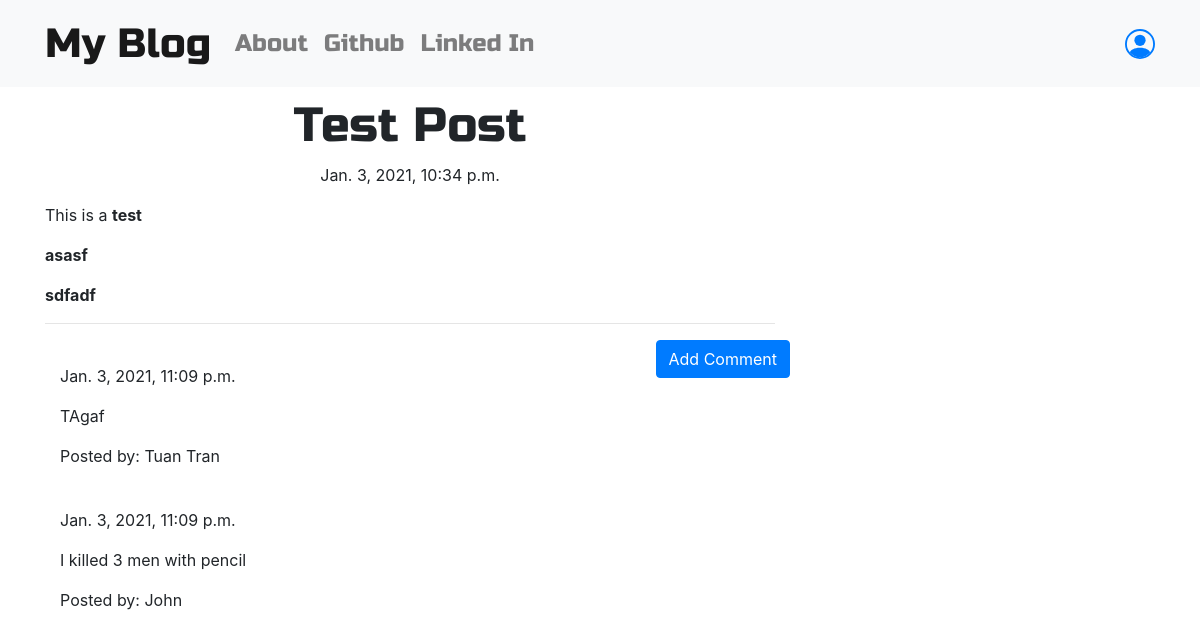
The app's page /post/1/ with its own data.
### blog/models.py (models this page shows, shortened)
class Post(models.Model):
    author=models.ForeignKey("auth.User", on_delete=models.CASCADE)
    title=models.CharField(max_length=200)
    text=models.TextField()
    created_date=models.DateTimeField(default=timezone.now)
    published_date=models.DateTimeField(blank=True,null=True)

class Comment(models.Model):
    post=models.ForeignKey(Post,related_name='comments',on_delete=models.CASCADE)
    author = models.CharField(max_length=200)
    text=models.TextField()
    created_date=models.DateTimeField(default=timezone.now)
    approved_comment = models.BooleanField(default=False)

### blog/views.py (the view)
# urls.py: url(r'^post/(?P<pk>\d+)/$',views.PostDetailView.as_view(),name="post_detail"),
class PostDetailView(DetailView):
    model = Post

### blog/templates/blog/post_detail.html (shortened to what this page needs)
{% extends 'blog/base.html' %}
{% block content %}
    <h1 class ="posttitle loader">{{ post.title }} </h1>
    {% if post.published_date %}
        <div class="date postdate">
            {{ post.published_date }}
        </div>
    {% else %}
        <a class="btn btn-primary" href="{% url 'post_publish' pk=post.pk %}">Publish</a>
    {% endif %}
    <p class="postcontent">{{ post.text|safe|linebreaksbr }}</p>
    <hr>
    <a class="btn btn-primary btn-comment" href="{% url 'add_comment_to_post' pk=post.pk %}">Add Comment</a>
        <div class=container>
            {% for comment in post.comments.all %}
                <br>
                {% if user.is_authenticated or comment.approved_comment %}
                    {{ comment.created_date }}
                    <p> {{ comment.text|safe|linebreaks }}</p>
                    <p> Posted by: {{ comment.author }}</p>
                {% endif %}
                {% empty %}
                <p> No Comment </p>
            {% endfor %}
        </div>
    {% endblock %}

### blog/templates/blog/base.html (shortened to what this page needs)
<!DOCTYPE html>
{% load static %}
<html lang="en">
<head>
<link rel="stylesheet" href="https://cdn.jsdelivr.net/npm/bootstrap@4.5.3/dist/css/bootstrap.min.css">
    <link rel="stylesheet" href="//cdn.jsdelivr.net/npm/medium-editor@latest/dist/css/medium-editor.min.css" type="text/css" media="screen" charset="utf-8">
    <link rel='stylesheet' href="{% static 'css/blog.css' %}"
</head>
<body>
    <nav class="navbar navbar-expand-lg navbar-light bg-light sticky-top techfont">
        <div class="container">
          <a class="navbar-brand mybrand" href="{% url 'post_list' %}">My Blog</a>
          <div class="collapse navbar-collapse" id="navbarNav">
            <ul class="navbar navbar-nav navbar-nav mr-auto">
              <li class="nav-item">
                <a class="nav-link" aria-current="page" href="{% url 'about' %}">About</a>
              </li>
              <li >
                <a class="nav-link" href="https://github.com/">Github</a>
              </li>
              <li class="nav-item">
                <a class="nav-link" href="https://www.linkedin.com/">Linked In</a>
              </li>
            </ul>
            <ul class='nav navbar-nav'>
                {% if user.is_authenticated %}
                <li class="nav-item">
                    <a class="nav-link" href ="{% url 'post_new' %}">New Post</a>
                </li>
                <li class="nav-item">
                    <a class="nav-link" href ="{% url 'post_draft_list' %}">Drafts</a>
                </li>
                <li class="nav-item">
                    <a  class="nav-link"href ="{% url 'logout' %}?next=/">Log Out</a>
                </li>
                <li class="nav-item">
                    <a class="nav-link" >Welcome: {{ user.username }}</a>
                </li>
                {% else %}
                <li>
                    <a class ='nav' href="{% url 'login' %}">   </a>
                    </li>
                {% endif %}
            </ul>
          </div>
        </div>
      </nav>
      <div class= "content container">
          <div class="row">
              <div class ="col-md-8">
                  <div class = "blog_posts">
                    {% block content %}
                    {% endblock %}
                  </div>
              </div>
          </div>
      </div>
</body>
</html>

### blog/static/css/blog.css (style rules this page uses)
.techfont { font-family: "Russo One", sans-serif; font-size:1.5em; margin-bottom: 10px; }
.postdate { text-align:center; }
.mybrand { font-size:1.7em; color:#08f; }
.bi-person-circle { width:30px; height:30px; }
.posttitle { font-family: "Russo One", sans-serif; font-size:3em; text-align:center; }
.postcontent { font-family: "Montserrat"; font-size: 1.5em; }
.btn-comment { position:absolute; right:0px; }
.loader { filter:hue-rotate(0deg); color:linear-gradient(45deg,#0f8,#08f); animation:hue 10000ms infinite linear; }

### records on screen
Post: title "Test Post", published_date "Jan. 3, 2021, 10:34 p.m.", text "This is a test asasf sdfadf"
Comment: created_date "Jan. 3, 2021, 11:09 p.m.", text "TAgaf", author "Tuan Tran"
Comment: created_date "Jan. 3, 2021, 11:09 p.m.", text "I killed 3 men with pencil", author "John"
